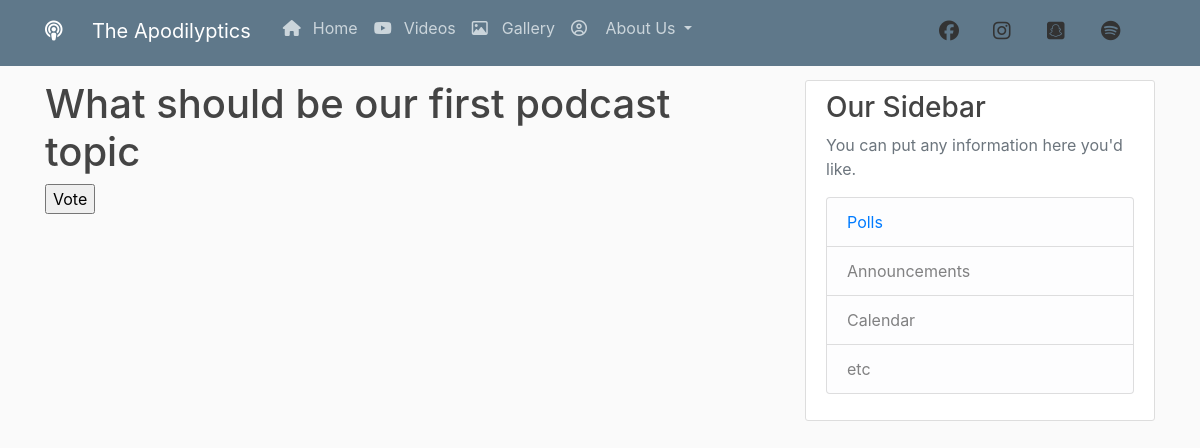
/polls/1/, run on an earlier commit of the app's database.
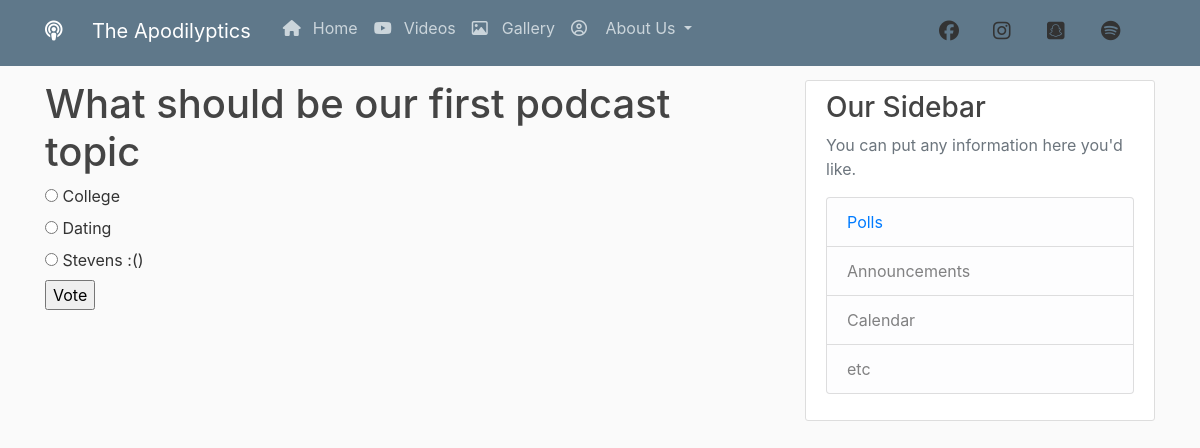
And on a later commit of the database.
### polls/models.py (models this page shows, shortened)
class Choice(models.Model):
    question = models.ForeignKey(Question, on_delete=models.CASCADE)
    choice_text = models.CharField(max_length=200)
    votes = models.IntegerField(default=0)

### polls/views.py (the view)
# urls.py: path('polls/<int:pk>/', views.DetailView.as_view(), name='polls-detail'),
class DetailView(generic.DetailView):
    model = Question
    template_name = 'polls/detail.html'

### polls/templates/polls/detail.html (shortened to what this page needs)
{% extends "podcast/base.html"%}
{% block content%}
<h1>{{ question.question_text }}</h1>
<form action = "{%url 'polls-vote' question.id %}" method = "post">
{% for choice in question.choice_set.all%}
	<input type = "radio" name = "choice" id ="choice{{
forloop.counter}}" value = "{{choice.id}}">
	<label for ="choice {{forloop.counter}}"> {{choice.choice_text}}</label><br>
{% endfor %}
<input type = "submit" value = "Vote">
</form>
{% endblock %}

What changed in the data, as far as the page shows it:
added Choice: choice_text "College"
added Choice: choice_text "Dating"
added Choice: choice_text "Stevens :()"
